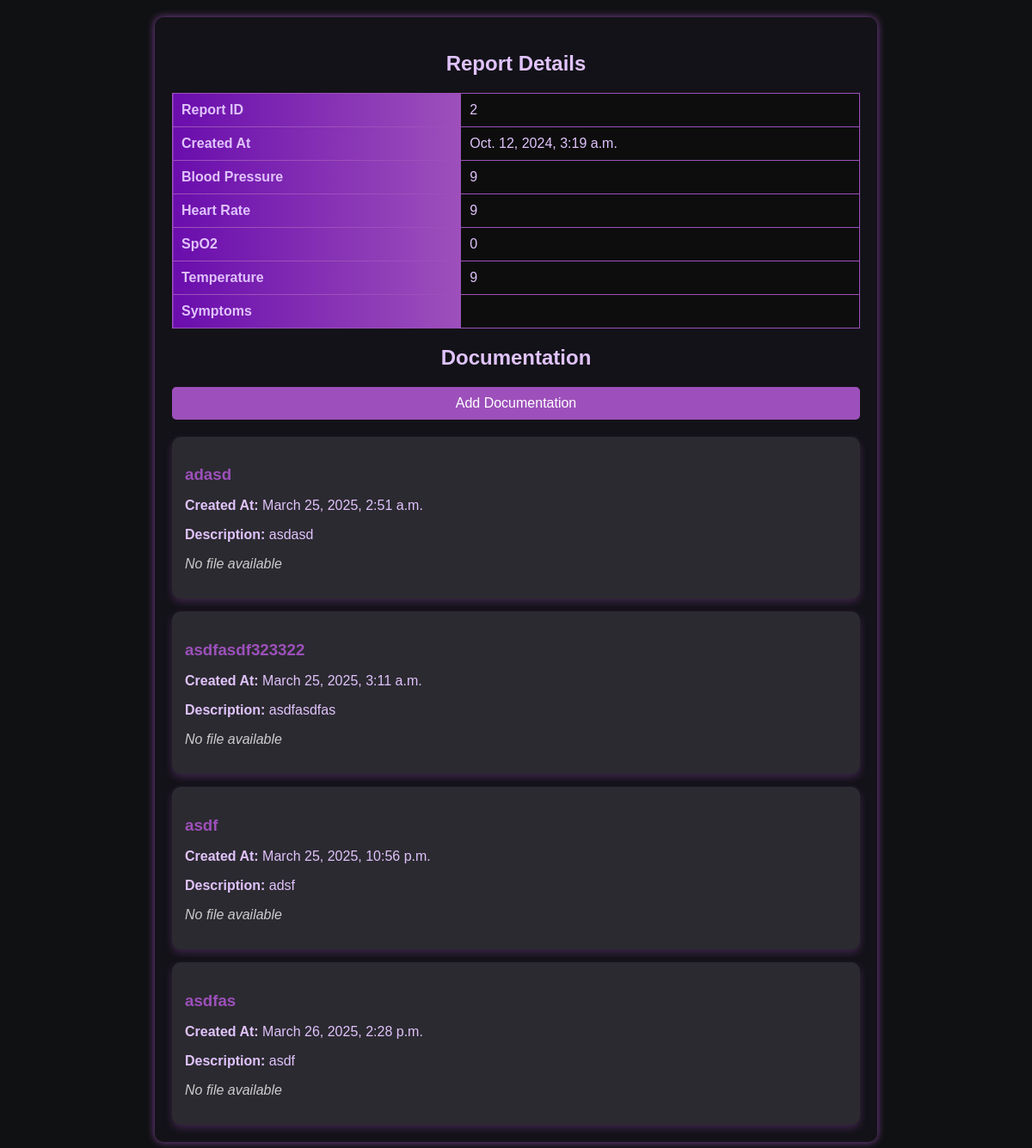
/reports/get-single-report/2/ (signed in), run on the app's committed database.
### reports/models.py (models this page shows, shortened)
class Reports(models.Model):
    patient = models.ForeignKey('rpm_users.Patient', on_delete=models.CASCADE, related_name='reports')
    blood_pressure = models.CharField(max_length=10, blank=True, null=True)
    heart_rate = models.CharField(max_length=10, blank=True, null=True)
    spo2 = models.CharField(max_length=10, blank=True, null=True)
    temperature = models.CharField(max_length=10, blank=True, null=True)
    symptoms = models.TextField(blank=True, null=True)
    created_at = models.DateTimeField(auto_now_add=True)
    updated_at = models.DateTimeField(auto_now=True)

class Documentation(models.Model):
    report = models.ForeignKey(Reports, on_delete=models.CASCADE, related_name='documentations')
    title = models.CharField(max_length=255)
    description = models.TextField()
    cheif_complaint = models.TextField(max_length=255, blank=True, null=True)
    subjective = models.TextField(max_length=255, blank=True, null=True)
    objective = models.TextField(max_length=255, blank=True, null=True)
    assessment = models.TextField(max_length=255, blank=True, null=True)
    plan = models.TextField(max_length=255, blank=True, null=True)
    file = models.FileField(upload_to='documentations/', blank=True, null=True)
    created_at = models.DateTimeField(auto_now_add=True)
    updated_at = models.DateTimeField(auto_now=True)

### reports/views.py (the view)
# urls.py: path('get-single-report/<int:report_id>/', view=views.get_single_report, name='get_single_report'),
@login_required
def get_single_report(request, report_id):
    user = request.user  # Get the logged-in user
    print(f"DEBUG: Logged-in User = {user}")
    try:
        report = Reports.objects.get(id=report_id)
        print(f"DEBUG: Report Found - ID: {report.id}")
        if Moderator.objects.filter(user=user).exists() or user == report.patient.user:
            print("DEBUG: Access granted")
            documentations = report.documentations.all()
            context = {
                "report": report,
                "documentations": documentations,
            }
            return render(request, "reports/report.html", context)
        print("DEBUG: Access denied - Only authorized users can view this report")
        return render(request, "errors/403.html", {"error": "You are not authorized to view this report"}, status=403)
    except Reports.DoesNotExist:
        print("DEBUG: Report not found")
        return render(request, "errors/404.html", {"error": "Report not found"}, status=404)

### templates/reports/report.html (shortened to what this page needs)
<!DOCTYPE html>
<html lang="en">
<head>
</head>
<body>
    <div class="container">
        <h2>Report Details</h2>
        <table>
            <tr><th>Report ID</th><td>{{ report.id }}</td></tr>
            <tr><th>Created At</th><td>{{ report.created_at }}</td></tr>
            <tr><th>Blood Pressure</th><td>{{ report.blood_pressure }}</td></tr>
            <tr><th>Heart Rate</th><td>{{ report.heart_rate }}</td></tr>
            <tr><th>SpO2</th><td>{{ report.spo2 }}</td></tr>
            <tr><th>Temperature</th><td>{{ report.temperature }}</td></tr>
            <tr><th>Symptoms</th><td>{{ report.symptoms }}</td></tr>
        </table>
        <h2>Documentation</h2>
        <a href="{% url 'add_documentation' report.id %}" class="btn">Add Documentation</a>
        <div class="documentation-container">
            {% for doc in documentations %}
                <div class="documentation-card">
                    <h3>{{ doc.title }}</h3>
                    <p><strong>Created At:</strong> {{ doc.created_at }}</p>
                    <p><strong>Description:</strong> {{ doc.description }}</p>
                    {% if doc.file %}
                        <a href="{{ doc.file.url }}" class="download-btn" target="_blank">Download File</a>
                    {% else %}
                        <p class="no-file">No file available</p>
                    {% endif %}
                </div>
            {% endfor %}
        </div>
    </div>
</body>
</html>

### templates/reports/report.html (style rules this page uses)
body { background: #101113; color: #E0C3FC; font-family: Arial, sans-serif; margin: 0; padding: 20px; }
.container { max-width: 800px; margin: auto; background: #131218; padding: 20px; border-radius: 10px; box-shadow: 0px 0px 10px rgba(157, 80, 187, 0.8); }
h2 { text-align: center; }
table { width: 100%; border-collapse: collapse; margin-top: 20px; background: #0D0D0D; }
th, td { padding: 10px; border: 1px solid #9D50BB; text-align: left; }
th { background: linear-gradient(90deg, #6A0DAD, #9D50BB); }
.btn { display: inline-block; background: #9D50BB; color: white; padding: 10px 15px; text-decoration: none; border-radius: 5px; margin-top: 15px; display: block; text-align: center; }
.documentation-container { display: flex; flex-direction: column; gap: 15px; margin-top: 20px; }
.documentation-card { background: rgba(255, 255, 255, 0.1); padding: 15px; border-radius: 10px; box-shadow: 0px 4px 10px rgba(157, 80, 187, 0.3); }
.documentation-card h3 { margin-bottom: 5px; color: #9D50BB; }
.no-file { color: #ccc; font-style: italic; }

### data on the page
Reports: id "2", created_at "Oct. 12, 2024, 3:19 a.m.", blood_pressure "9", heart_rate "9", spo2 "0", temperature "9"
Documentation: title "adasd", created_at "March 25, 2025, 2:51 a.m.", description "asdasd", file "No file available"
Documentation: title "asdfasdf323322", created_at "March 25, 2025, 3:11 a.m.", description "asdfasdfas", file "No file available"
Documentation: title "asdf", created_at "March 25, 2025, 10:56 p.m.", description "adsf", file "No file available"
Documentation: title "asdfas", created_at "March 26, 2025, 2:28 p.m.", description "asdf", file "No file available"
